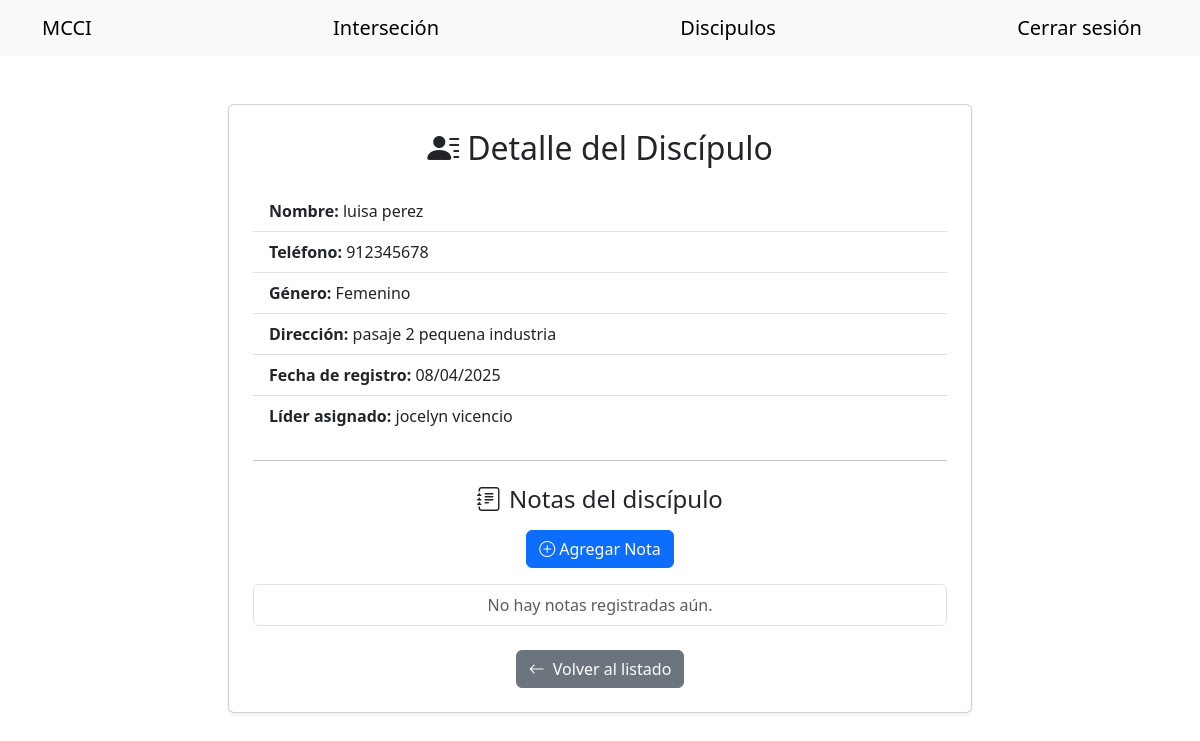
Page /detalle_discipulo/1 (signed in) on the earlier database version.
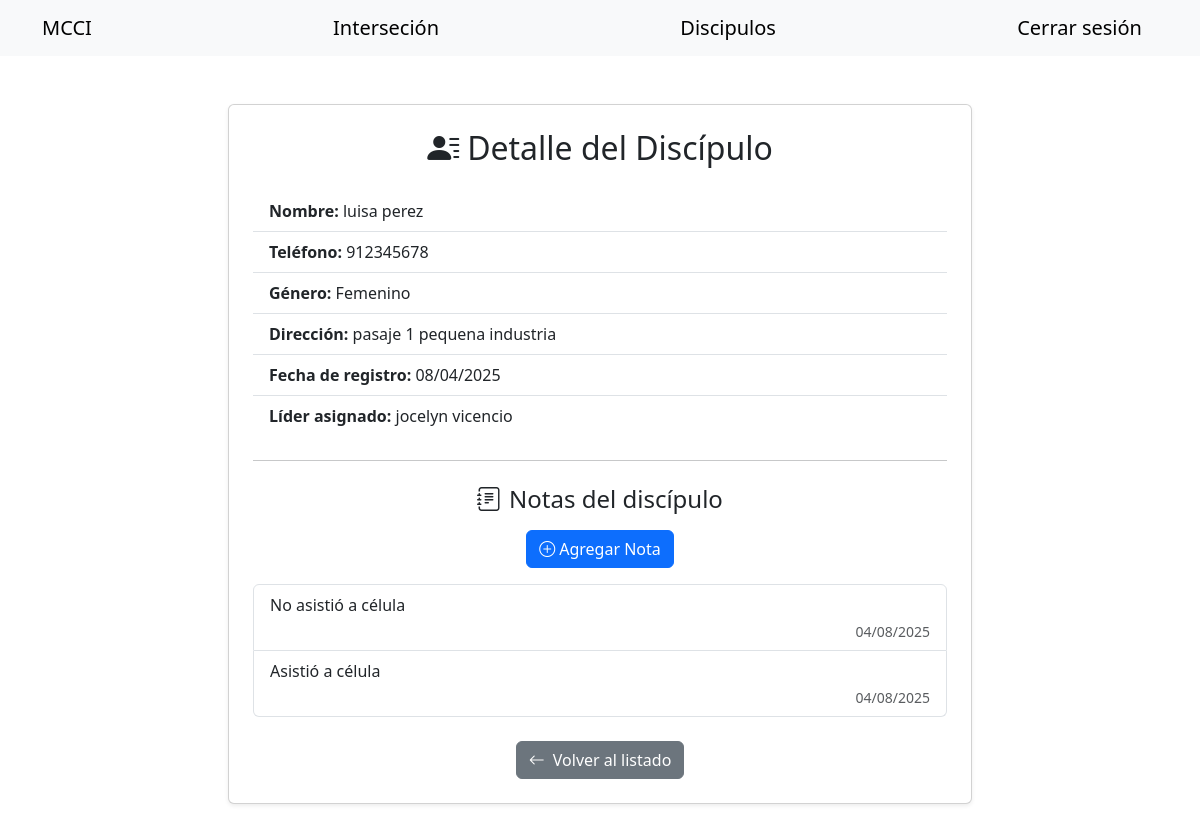
Same page on the later database version.
### app/models.py (models this page shows)
class Discipulo(db.Model):
    __tablename__ = 'discipulo'
    id = db.Column(db.Integer, primary_key=True)
    nombres = db.Column(db.String(100), nullable=False)
    apellidos = db.Column(db.String(100), nullable=False)
    telefono = db.Column(db.String(15), unique=True, nullable=False)
    lider_id = db.Column(db.Integer, db.ForeignKey('user.id'), nullable=True)
    genero = db.Column(db.String(10), nullable=False)
    direccion = db.Column(db.String(200), nullable=False)
    fecha = db.Column(db.DateTime, default=datetime.utcnow)
    notas = db.relationship('Nota', back_populates='discipulo', cascade='all, delete-orphan')
    lider = db.relationship('User', backref=db.backref('discipulos', lazy=True))

class Nota(db.Model):
    __tablename__ = 'notas'
    id = db.Column(db.Integer, primary_key=True)
    discipulo_id = db.Column(db.Integer, db.ForeignKey('discipulo.id'), nullable=False)
    contenido = db.Column(db.String(500), nullable=False)
    fecha = db.Column(db.DateTime, default=datetime.utcnow)
    discipulo = db.relationship('Discipulo', back_populates='notas')

### app/routes.py (the view, shortened to what this page needs)
@bp.route('/detalle_discipulo/<int:id>', methods=['GET', 'POST'])
@login_required
def detalle_discipulo(id):
    discipulo = Discipulo.query.get_or_404(id)
    form = NotaForm()
    if discipulo.lider_id != current_user.id:
        return redirect(url_for('main.listado'))
    form.discipulo_id.data = id
    notas = Nota.query.filter_by(discipulo_id=id).order_by(Nota.fecha.desc()).all()
    return render_template('detalle_discipulo.html', discipulo=discipulo, form=form, notas=notas)

### app/__init__.py (called while the page is built)
def create_app():
    app = Flask(__name__)
    app.config.from_object(Config)
    db.init_app(app)
    migrate.init_app(app, db)
    login_manager.init_app(app)
    login_manager.login_view = 'login'
    with app.app_context():
        from . import models
        @login_manager.user_loader
        def load_user(user_id):
            from .models import User
            return User.query.get(int(user_id))
    from .routes import bp
    app.register_blueprint(bp)
    return app

### app/templates/detalle_discipulo.html (shortened to what this page needs)
{% extends "base.html" %}
{% set navbar=true %}
{% block content %}
<div class="container py-5">
    <div class="col-md-8 mx-auto">
        <div class="card shadow-sm">
            <div class="card-body p-4">
                <h2 class="mb-4 text-center">
                    <i class="bi bi-person-lines-fill me-2"></i>Detalle del Discípulo
                </h2>
                <ul class="list-group list-group-flush">
                    <li class="list-group-item">
                        <strong>Nombre:</strong> {{ discipulo.nombres }} {{ discipulo.apellidos }}
                    </li>
                    <li class="list-group-item">
                        <strong>Teléfono:</strong> {{ discipulo.telefono }}
                    </li>
                    <li class="list-group-item">
                        <strong>Género:</strong> {{ discipulo.genero }}
                    </li>
                    <li class="list-group-item">
                        <strong>Dirección:</strong> {{ discipulo.direccion }}
                    </li>
                    <li class="list-group-item">
                        <strong>Fecha de registro:</strong> {{ discipulo.fecha.strftime('%d/%m/%Y') }}
                    </li>
                    <li class="list-group-item">
                        <strong>Líder asignado:</strong>
                        {% if discipulo.lider %}
                        {{ discipulo.lider.nombres }} {{ discipulo.lider.apellidos }}
                        {% else %}
                        <span class="text-muted fst-italic">No asignado</span>
                        {% endif %}
                    </li>
                </ul>
                <hr class="my-4">
                <h4 class="mb-3 text-center">
                    <i class="bi bi-journal-text me-2"></i>Notas del discípulo
                </h4>
                <div class="text-center mb-3">
                    <button type="button" class="btn btn-primary" data-bs-toggle="modal" data-bs-target="#modalNota">
                        <i class="bi bi-plus-circle me-1"></i>Agregar Nota
                    </button>
                </div>
                <ul class="list-group mb-4">
                    {% for nota in notas %}
                    <li class="list-group-item">
                        <p class="mb-1">{{ nota.contenido }}</p>
                        <small class="text-muted d-block text-end">{{ nota.fecha.strftime('%d/%m/%Y') }}</small>
                    </li>
                    {% else %}
                    <li class="list-group-item text-muted text-center">No hay notas registradas aún.</li>
                    {% endfor %}
                </ul>
                <div class="mt-4 text-center">
                    <a href="{{ url_for('main.listado') }}" class="btn btn-secondary">
                        <i class="bi bi-arrow-left me-1"></i> Volver al listado
                    </a>
                </div>
            </div>
        </div>
    </div>
</div>
{% endblock content %}

Differences in the rows shown:
changed Discipulo "luisa": direccion "pasaje 2 pequena industria" → "pasaje 1 pequena industria"
added Nota: contenido "No asistió a célula", fecha "04/08/2025"
added Nota: contenido "Asistió a célula", fecha "04/08/2025"
Other differences:
text no longer shown: "No hay notas registradas aún."
